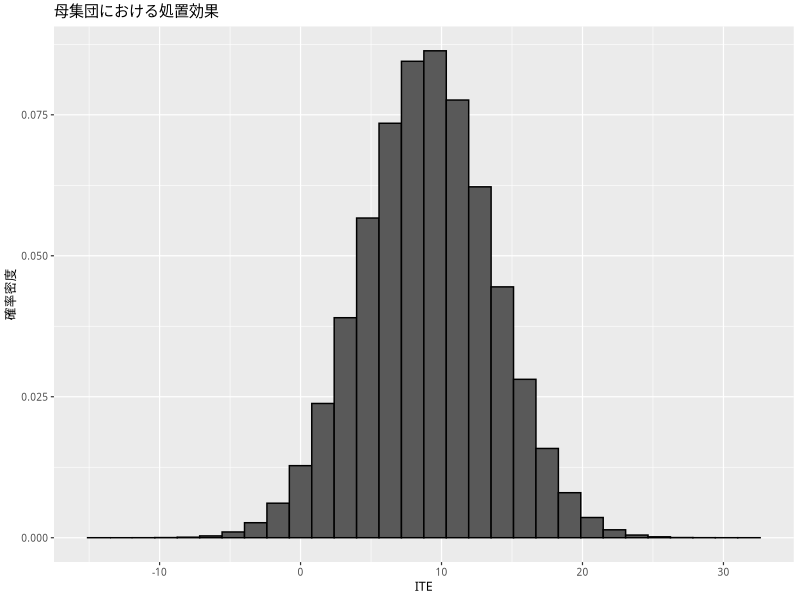
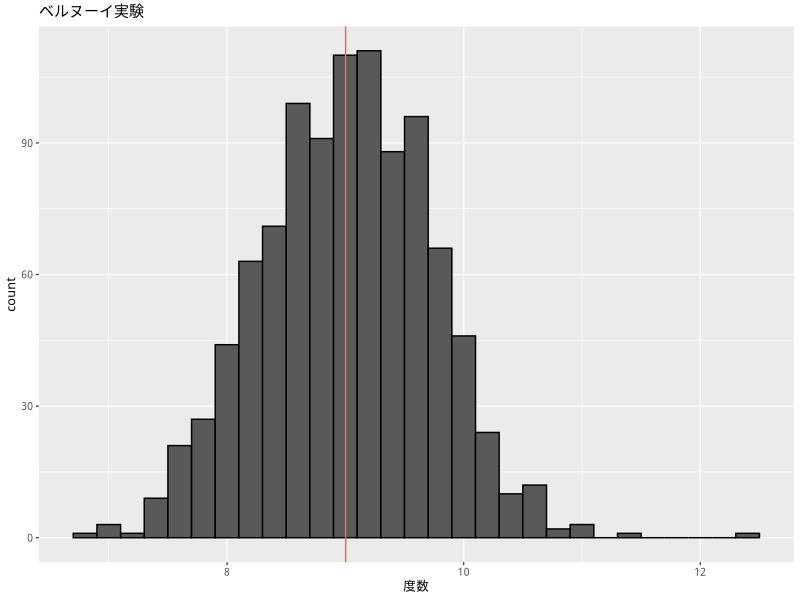
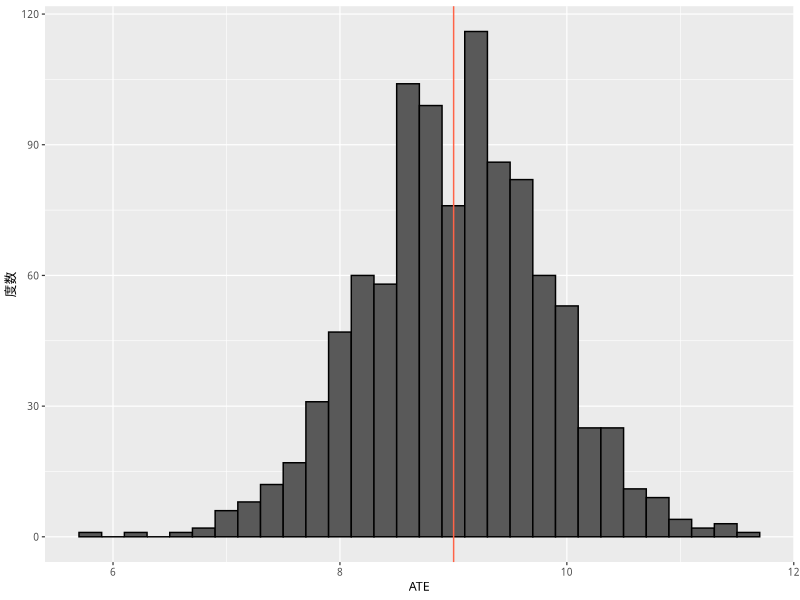
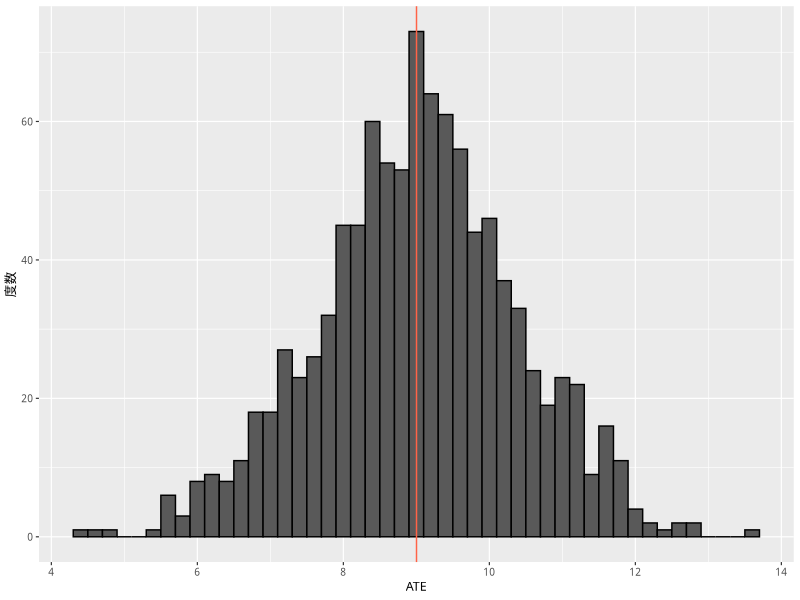
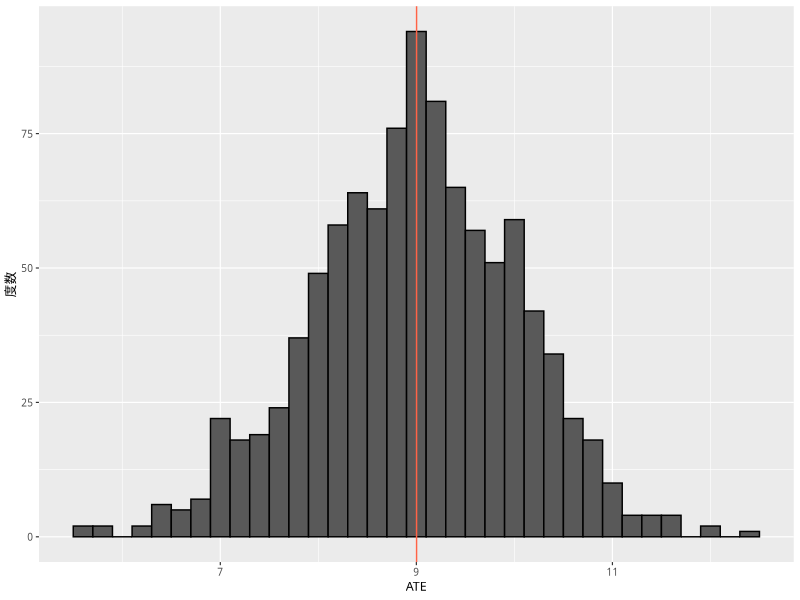
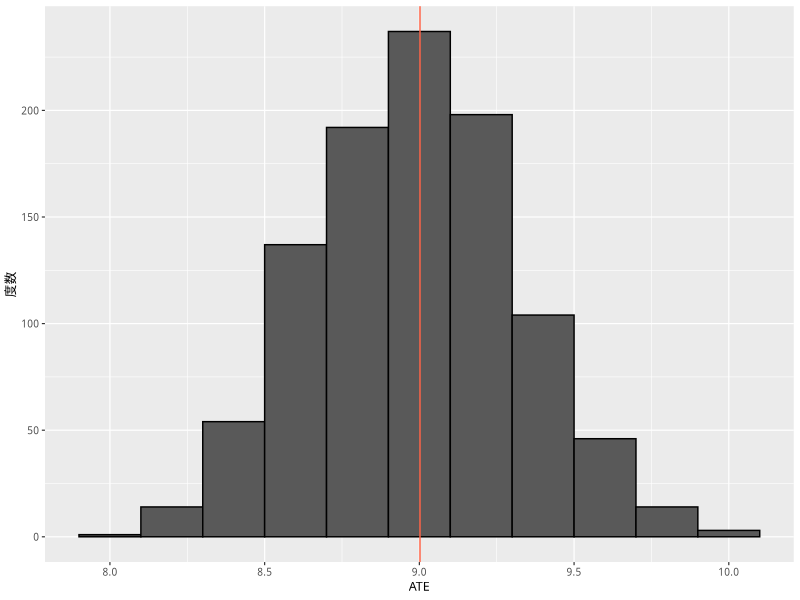
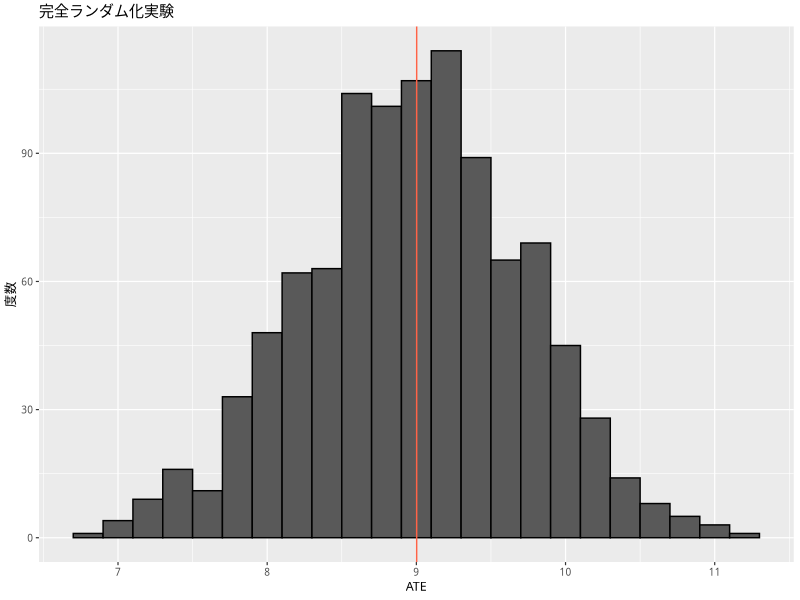
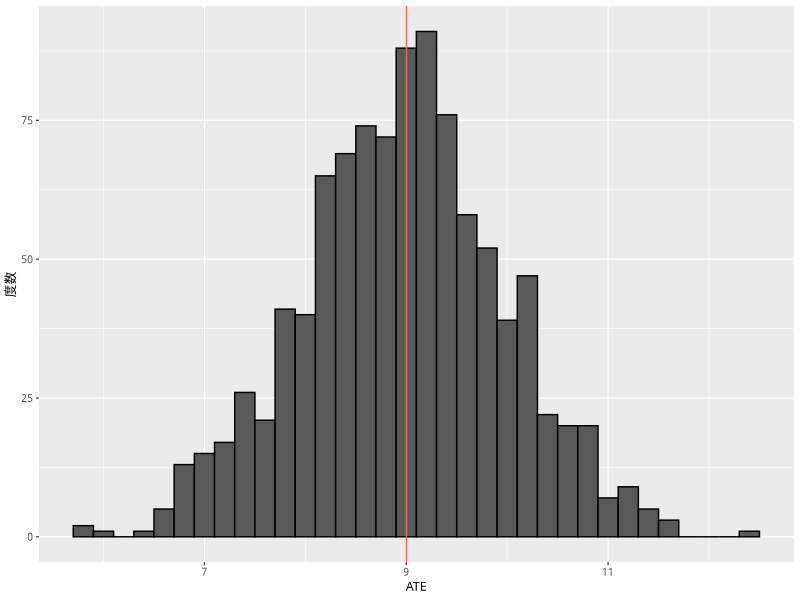

Generate these figures, in order, with R: (Note: a time limit stopped this script after it produced the figures.)
## ---- chunk 1
#| include: false

if (knitr::is_latex_output()) {
  knitr::opts_chunk$set(dev = 'cairo_pdf')
}
## ---- chunk 2
#| echo: false
#| message:  false

library(tidyverse)
library(patchwork)
my_font <- 'HiraginoSans-W3'
theme_set(theme_gray(base_size = 9,
                     base_family = my_font))
## ---- chunk 3
set.seed(2026-1-2)
N <- 1e6
y1_m <- rnorm(N, mean = 10, sd = 4)
y1_f <- rnorm(N, mean = 12, sd = 4)
y0_m <- rnorm(N, mean = 0, sd = 2)
y0_f <- rnorm(N, mean = 4, sd = 2)
age <- sample(20 : 65, size = N, replace = TRUE)
df_pop <- tibble(id  = 1 : N,
                 age = age) |>
  mutate(male = rbinom(n(), size = 1, prob = 0.5),
         y1   = ifelse(male, y1_m, y1_f) + 0.05 * (age - mean(age)),
         y0   = ifelse(male, y0_m, y0_f) + 0.05 * (age - mean(age)),
         ITE  = y1 - y0)
summary(df_pop)
## ---- chunk 4
pop_ite <- ggplot(df_pop, aes(x = ITE,
                              y = after_stat(density))) +
  geom_histogram(color = 'black') +
  labs(y = '確率密度',
       title = '母集団における処置効果')
plot(pop_ite)
## ---- chunk 5
pop_ATE <- mean(df_pop$ITE) |>
  print()
pop_ATEm <- df_pop |>
  filter(male == 1) |>
  with(mean(ITE)) |>
  print()
pop_ATEf <- df_pop |>
  filter(male == 0) |>
  with(mean(ITE)) |>
  print()
## ---- chunk 6
bern_exp <- function(population,
                     sample_size = 100,
                     prob        = 0.5,
                     info        = FALSE) {
  df <- slice_sample(.data = population, n = sample_size)
  df <- df |>
    mutate(D = rbinom(sample_size, size = 1, prob = prob))
  ATE <- with(df, mean(y1[D == 1]) - mean(y0[D == 0]))
  if (info) cat('処置群の個体数:', sum(df$D),
                '; 統制群の個体数:', sample_size - sum(df$D), '\n')
  return(ATE)
}
## ---- chunk 7
bern_exp(population = df_pop, info = TRUE)
## ---- chunk 8
bern_exp(population = df_pop, info = TRUE)
## ---- chunk 9
bern100 <- replicate(1e3, bern_exp(df_pop))
hist_bern100 <- tibble(ATE = bern100) |>
  ggplot(aes(x = ATE)) +
  geom_histogram(binwidth = 0.2, color = 'black') +
  geom_vline(xintercept = pop_ATE, color = 'tomato') +
  labs(x = '度数', title = 'ベルヌーイ実験')
plot(hist_bern100)
## ---- chunk 10
bern_exp(df_pop, prob = 0.8, info = TRUE)
bern_exp(df_pop, prob = 0.2, info = TRUE)
bern_exp(df_pop, prob = 0.1, info = TRUE)
## ---- chunk 11
bern_p80 <- replicate(1e3, bern_exp(df_pop, prob = 0.8))
hist_bern_p80 <- tibble(ATE = bern_p80) |>
  ggplot(aes(x = ATE)) +
  geom_histogram(binwidth = 0.2, color = 'black') +
  geom_vline(xintercept = pop_ATE, color = 'tomato') +
  labs(y = '度数')
plot(hist_bern_p80)
## ---- chunk 12
bern30 <- replicate(1e3, bern_exp(df_pop, sample_size = 30))
hist_bern30 <- tibble(ATE = bern30) |>
  ggplot(aes(x = ATE)) +
  geom_histogram(binwidth = 0.2, color = 'black') +
  geom_vline(xintercept = pop_ATE, color = 'tomato') +
  labs(y = '度数')
plot(hist_bern30)
## ---- chunk 13
bern50 <- replicate(1e3, bern_exp(df_pop, sample_size = 50))
hist_bern50 <- tibble(ATE = bern50) |>
  ggplot(aes(x = ATE)) +
  geom_histogram(binwidth = 0.2, color = 'black') +
  geom_vline(xintercept = pop_ATE, color = 'tomato') +
  labs(y = '度数')
plot(hist_bern50)
## ---- chunk 14
bern500 <- replicate(1e3, bern_exp(df_pop, sample_size = 500))
hist_bern500 <- tibble(ATE = bern500) |>
  ggplot(aes(x = ATE)) +
  geom_histogram(binwidth = 0.2, color = 'black') +
  geom_vline(xintercept = pop_ATE, color = 'tomato') +
  labs(y = '度数')
plot(hist_bern500)
## ---- chunk 15
sd(bern30)
sd(bern50)
sd(bern500)
## ---- chunk 16
cr_exp <- function(population,
                   sample_size = 100,
                   n_treated   = ceiling(sample_size / 2),
                   info        = FALSE) {
  if (sample_size <= n_treated | n_treated <= 0)
    stop('n_treated must be a positive integer
         smaller than sample_size.')
  df <- slice_sample(.data = population, n = sample_size) |>
    mutate(D = sample(rep(c(1, 0),
                          c(n_treated, sample_size - n_treated)),
                      size = sample_size,
                      replace = FALSE))
  ATE <- with(df, mean(y1[D == 1]) - mean(y0[D == 0]))
  if (info) cat('処置群の個体数:', n_treated,
                '; 統制群の個体数:', sample_size - n_treated,
                '\n')
  return(ATE)
}
## ---- chunk 17
cr_exp(df_pop, info = TRUE)
## ---- chunk 18
cr100 <- replicate(1e3, cr_exp(df_pop))
hist_cr100 <- tibble(ATE = cr100) |>
  ggplot(aes(x = ATE)) +
  geom_histogram(binwidth = 0.2, color = 'black') +
  geom_vline(xintercept = pop_ATE, color = 'tomato') +
  labs(y = '度数', title = '完全ランダム化実験')
plot(hist_cr100)
## ---- chunk 19
cr_exp(df_pop, sample_size = 100, n_treated = 70, info = TRUE)
cr_exp(df_pop, sample_size = 100, n_treated = 25, info = TRUE)
## ---- chunk 20
cr_prop20 <- replicate(1e3, cr_exp(df_pop,
                                   sample_size =100,
                                   n_treated = 20))
hist_cr_prop20 <- tibble(ATE = cr_prop20) |>
  ggplot(aes(x = ATE)) +
  geom_histogram(binwidth = 0.2, color = 'black') +
  geom_vline(xintercept = pop_ATE, color = 'tomato') +
  labs(y = '度数')
plot(hist_cr_prop20)
## ---- chunk 21
strat_exp <- function(population,
                      sample_size = 100,
                      prop        = c(0.5, 0.5),
                      info        = FALSE) {
  if (min(prop) <= 0 | max(prop) >= 1) stop('prop must be in (0, 1).')
  
  df <- slice_sample(.data = population, n = sample_size)
  Male <- df |> filter(male == 1)
  Female <- df |> filter(male == 0)
  n_treated <- ceiling(c(nrow(Male), nrow(Female)) * prop)
  ATE_male <- cr_exp(Male,
                     sample_size = nrow(Male),
                     n_treated   = n_treated[1])
  ATE_female <- cr_exp(Female,
                       sample_size = nrow(Female),
                       n_treated   = n_treated[2])
  male_prop <- mean(df$male)
  ATE <- male_prop * ATE_male + (1 - male_prop) * ATE_female
  if (info) {
    cat('男性ブロック 処置群の個体数:',
        n_treated[1],
        '; 統制群の個体数:',
        nrow(Male) - n_treated[1],
        '\n')
    cat('女性ブロック 処置群の個体数:',
        n_treated[2],
        '; 統制群の個体数:',
        nrow(Female) - n_treated[2],
        '\n')
  }
  return(ATE)
}
## ---- chunk 22
strat_exp(df_pop, info = TRUE)
## ---- chunk 23
strat100 <- replicate(1e3, strat_exp(df_pop))
hist_strat100 <- tibble(ATE = strat100) |>
  ggplot(aes(x = ATE)) +
  geom_histogram(binwidth = 0.2, color = 'black') +
  geom_vline(xintercept = pop_ATE, color = 'tomato') +
  labs(y = '度数', title = 'ブロック別ランダム化実験')
plot(hist_strat100)
## ---- chunk 24
paired_exp <- function(population, sample_size = 100) {
  if (sample_size %% 2 != 0) stop('sample_size must be an even number.')
  n_male <- sample_size / 2
  if (n_male %% 2 != 0) n_male <- n_male + sample(c(-1, 1), size = 1)
  n_female <- sample_size - n_male
  
  Male <- population |>
    filter(male == 1) |>
    slice_sample(n = n_male) |>
    arrange(age) |>
    mutate(D = as.vector(replicate(n() / 2, sample(0 : 1, size = 2))))
  Female <- population |>
    filter(male == 0) |>
    slice_sample(n = n_female) |>
    arrange(age) |>
    mutate(D = as.vector(replicate(n() / 2, sample(0 : 1, size = 2))))
  df <- bind_rows(Male, Female)
  ATE <- with(df, mean(y1[D == 1]) - mean(y0[D == 0]))
  return(ATE)
}
## ---- chunk 25
paired_exp(df_pop)
## ---- chunk 26
pair100 <- replicate(1e3, paired_exp(df_pop))
hist_pair100 <- tibble(ATE = pair100) |>
  ggplot(aes(x = ATE)) +
  geom_histogram(binwidth = 0.2, color = 'black') +
  geom_vline(xintercept = pop_ATE, color = 'tomato') +
  labs(y = '度数', title = 'ペア毎のランダム化実験')
plot(hist_pair100)
## ---- chunk 27
#| message: false

MIN <- min(c(bern100, cr100, strat100, pair100)) - 0.2
MAX <- max(c(bern100, cr100, strat100, pair100)) + 0.2
plot(
  ((hist_bern100  + xlim(MIN, MAX) + ylim(0, 150)) |
   (hist_cr100    + xlim(MIN, MAX) + ylim(0, 150))) /
  ((hist_strat100 + xlim(MIN, MAX) + ylim(0, 150)) |
   (hist_pair100  + xlim(MIN, MAX) + ylim(0, 150)))
)
## ---- chunk 28
sd(bern100)
sd(cr100)
sd(strat100)
sd(pair100)
